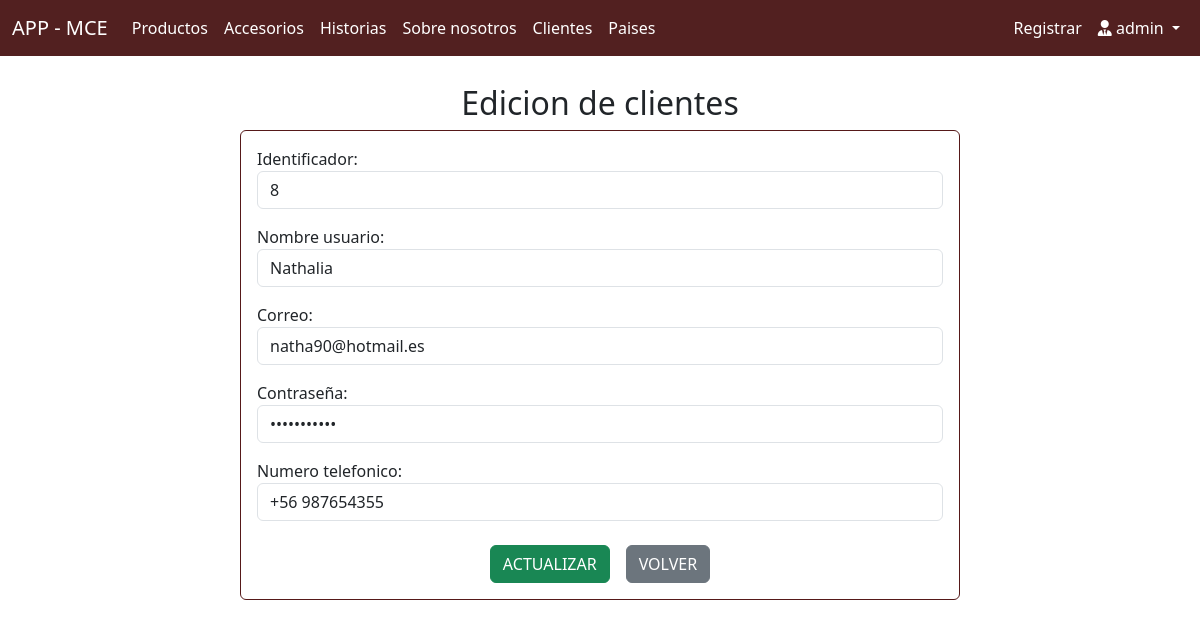
The page /administrativo/edicionCliente/8 (signed in) on the database its author committed.
### mce/models.py (models this page shows, shortened)
class Cliente(models.Model):
    id          = models.AutoField(primary_key=True)
    username    = models.CharField(max_length=20, unique=True, default='default_username', null=False, blank=False)
    email       = models.EmailField(unique=True, max_length=100, blank=False, null=False)
    password    = models.CharField(max_length=50)
    phoneNumber = models.CharField(max_length=15, blank=True, null=True)
    codigo      = models.CharField(max_length=5, default=56)
    active      = models.BooleanField()

### administrativo/views.py (the view)
# urls.py: path('edicionCliente/<id>', views.edicionCliente, name='edicionCliente'),
@login_required
def edicionCliente(request, id):
    cliente= Cliente.objects.get(id=id)
    context= {'cliente': cliente}
    return render(request, 'administrativo/edicionCliente.html', context)

### administrativo/templates/administrativo/edicionCliente.html (shortened to what this page needs)
{% extends 'administrativo/baseCrud.html' %}
{% block body%}
<div class="container mt-1">
    <div class="row justify-content-center">
        <div class="col-md-8">
            <h2 class="text-center">Edicion de clientes</h2>
            <div class="card" style="border: 1px solid #561919">
                <div class="card-body">
                    <form action="{% url 'editarCliente' %}" value="{{cliente.id}}" method="POST"> {% csrf_token %}
                        <div class="form-group mb-3">
                            <label for="identifier">Identificador:</label>
                            <input type="text" id="identifier" name="identifier" value="{{cliente.id}}"
                                class="form-control" placeholder="numero cliente" readonly>
                        </div>
                        <div class="form-group mb-3">
                            <label for="user">Nombre usuario:</label>
                            <input type="text" id="user" name="user" value="{{cliente.username}}" class="form-control"
                                placeholder="nombre usuario" minlength="5" maxlength="20">
                        </div>
                        <div class="form-group mb-3">
                            <label for="email">Correo:</label>
                            <input type="mail" id="email" name="email" value="{{cliente.email}}" class="form-control"
                                placeholder="correo" maxlength="100">
                        </div>
                        <div class="form-group mb-3">
                            <label for="pass">Contraseña:</label>
                            <input type="password" id="pass" name="pass" value="{{cliente.password}}"
                                class="form-control" placeholder="contraseña" maxlength="50">
                        </div>
                        <div class="form-group mb-4">
                            <label for="cel">Numero telefonico:</label>
                            <input type="text" id="cel" name="cel" value="{{cliente.phoneNumber}}" class="form-control"
                                placeholder="numero telefonico (opc)" maxlength="9">
                        </div>
                        <div class="form-group d-flex justify-content-center">
                            <button type="submit"
                            class="btn btn-success text-white btn-md mx-2" onclick="showAlert()">ACTUALIZAR</button>
                            <a href="{% url 'crud' %}" class="btn btn-secondary text-white btn-md mx-2">VOLVER</a>
                        </div>
                    </form>
                </div>
            </div>
        </div>
    </div>
</div>
{% endblock %}

### administrativo/templates/administrativo/baseCrud.html (shortened to what this page needs)
<!DOCTYPE html>
<html lang="en">
<head>
  <link rel="stylesheet" href="https://cdnjs.cloudflare.com/ajax/libs/font-awesome/6.0.0-beta3/css/all.min.css">
  <link href="https://cdn.jsdelivr.net/npm/bootstrap@5.3.3/dist/css/bootstrap.min.css" rel="stylesheet"
>
</head>
<body>
  {% if user.is_authenticated and user.is_superuser %}
  <nav class="navbar navbar-expand-lg" style="background-color:  #522020;">
    <div class="container-fluid">
      <a class="navbar-brand text-white" href="{% url 'crud' %}">APP - MCE</a>
      <div class="collapse navbar-collapse" id="navbarNav">
        <ul class="navbar-nav me-auto mb-2 mb-lg-0">
          <li class="nav-item">
            <a class="nav-link active text-white" aria-current="page" href="{% url 'crudProductos' %}">Productos</a>
          </li>
          <li class="nav-item">
            <a class="nav-link text-white" href="{% url 'crudAccesorios' %}">Accesorios</a>
          </li>
          <li class="nav-item">
            <a class="nav-link text-white" href="{% url 'crudHistorias' %}">Historias</a>
          </li>
          <li class="nav-item">
            <a class="nav-link text-white" href="{% url 'crudNosotros' %}">Sobre nosotros</a>
          </li>
          <li class="nav-item">
            <a class="nav-link text-white" href="{% url 'crudClientes' %}">Clientes</a>
          </li>
          <li class="nav-item">
            <a class="nav-link text-white" href="{% url 'crud_paises' %}">Paises</a>
          </li>
        </ul>
        <ul class="navbar-nav ms-auto mb-2 mb-lg-0">
          <li class="nav-item">
            <a class="nav-link text-white" href="{% url 'registro' %}">Registrar</a>
          </li>
          <li class="nav-item dropdown">
            <a class="nav-link dropdown-toggle highlight-username text-white" href="#" id="navbarDropdown" role="button"
              data-bs-toggle="dropdown" aria-haspopup="true" aria-expanded="false">
              <i class="fa-solid fa-user-tie"></i> {{ user.username }}
            </a>
          </li>
        </ul>
      </div>
    </div>
  </nav>
  <div class="container py-4">
    {% block body %}
    {% endblock %}
  </div>
  {% endif %}
</body>
</html>

### rows shown on the page
Cliente: identifier "8", user "Nathalia", email "natha90@hotmail.es", cel "+56 987654355"

### other values the page prints
{{ user.username }} "admin"
